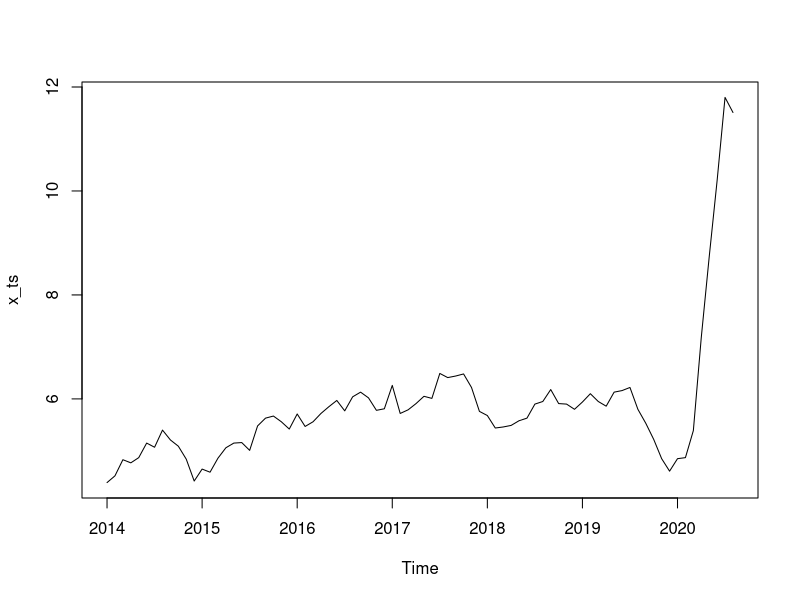
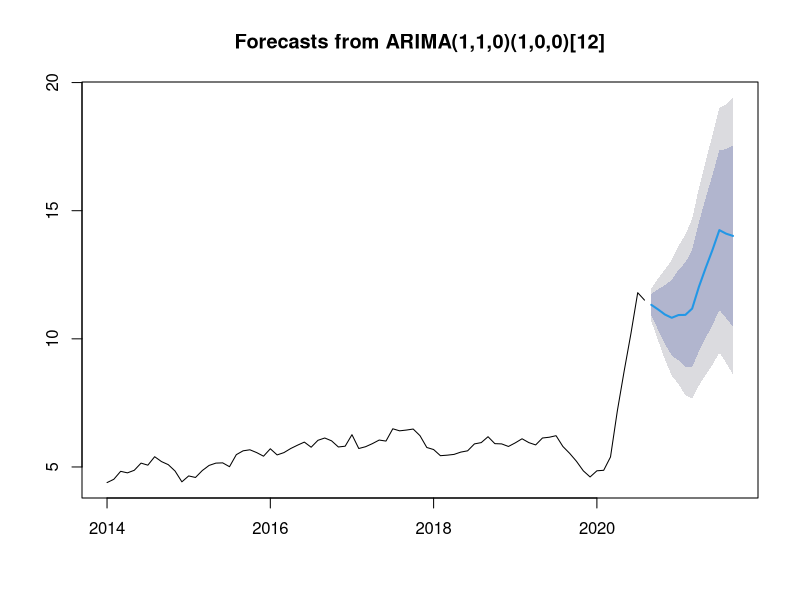

R code for these plots, in order:
data = read.csv("Timeseries Data.csv")

x = data$X

library(forecast)

x_ts = ts(x, frequency=12, start=c(2014,1))
plot(x_ts)

#x only
mod = auto.arima(x_ts)
result = data.frame(mod$fitted)
x_pred = forecast(mod, h= 13)

accuracy(x_pred)
plot(x_pred)

x_pred = data.frame(x_pred)